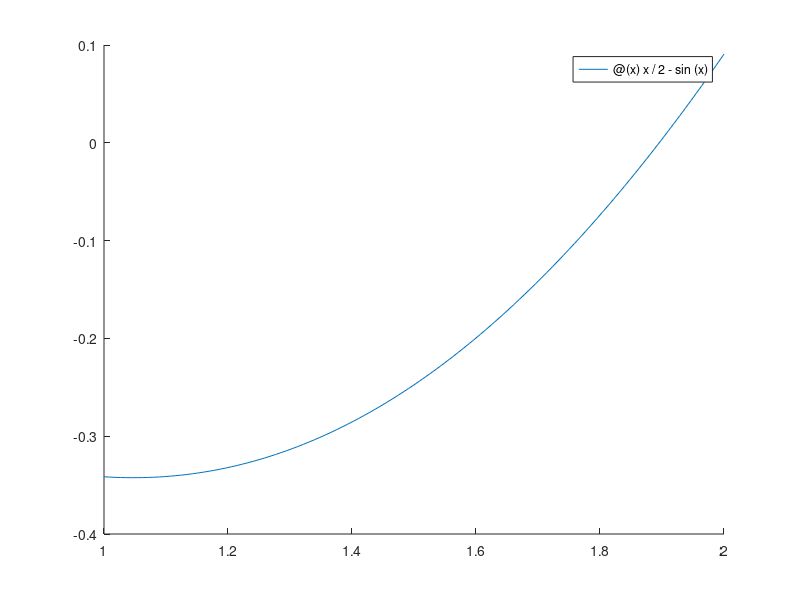

The MATLAB source for this figure: (Note: this script raises an error after producing the figure.)
hold('on')
fn = @(x) x/2-sin(x)
fplot(fn, [1, 2])
root = Bisection(fn, 1, 2, 10 .^ -6)
fn = @(x) sin(x)
fplot(fn, [pi/6, 3*pi/4])
root = Bisection(fn, pi/6, 3*pi/4, 10 .^ -6)
fn = @(x) 4*x.^4-x.^3-28*x.^2-17*x+6
fplot(fn, [0, 1])
root = Bisection(fn, 0, 1, 10 .^ -6)
fn = @(x) cosh(x)+cos(x)-1
fplot(fn, [-5, 5])
root = Bisection(fn, -5, 5, 10 .^ -6)
hold('off')